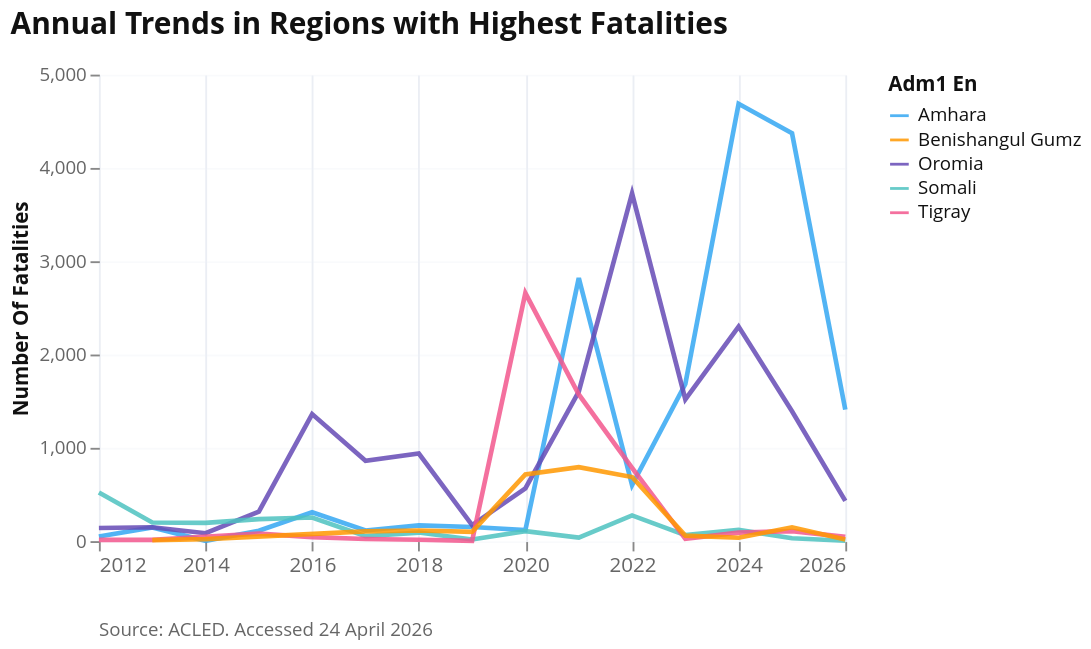

The notebook cell saved with this chart:
### Code cell
fig = visuals.plot_lines_by_category_altair(
    conflict_yearly_regional[conflict_yearly_regional['ADM1_EN'].isin(top5)],
    "Annual Trends in Regions with Highest Fatalities",
    f"ACLED. Accessed {extracted_date_formatted}",
    category_column="ADM1_EN",
    measure="nrFatalities",
    width=400,
    height=250,
)
fig

### Figure 1 — Vega-Lite specification as saved in the notebook (floating-point values rounded to 4 significant figures)
{"config": {"font": "Open Sans", "title": {"font": "Open Sans", "color": "#111111", "subtitleColor": "#666666"}, "axis": {"labelFont": "Open Sans", "titleFont": "Open Sans", "domainWidth": 0, "gridColor": "#EBEEF4", "labelColor": "#666666", "titleColor": "#111111"}, "legend": {"labelFont": "Open Sans", "titleFont": "Open Sans", "labelColor": "#111111", "titleColor": "#111111"}, "header": {"labelFont": "Open Sans", "titleFont": "Open Sans"}, "mark": {"font": "Open Sans"}, "text": {"font": "Open Sans"}, "view": {"strokeWidth": 0}}, "vconcat": [{"data": {"name": "data-b3cd3a20e990d96aade8e923ba9e9c56"}, "mark": {"type": "line", "opacity": 0.85, "strokeWidth": 2.5}, "encoding": {"color": {"field": "ADM1_EN", "legend": {"labelFontSize": 10, "orient": "right", "title": "Adm1 En", "titleFontSize": 11}, "scale": {"range": ["#34A7F2", "#FF9800", "#664AB6", "#4EC2C0", "#F3578E"]}, "type": "nominal"}, "x": {"axis": {"format": "%Y", "labelAngle": 0, "labelFontSize": 11, "labelFontWeight": "normal", "tickCount": {"interval": "year", "step": 2}, "title": null}, "field": "event_date", "type": "temporal"}, "y": {"axis": {"grid": true, "gridOpacity": 0.3, "labelFontSize": 10, "title": "Number Of Fatalities", "titleFontSize": 11}, "field": "nrFatalities", "scale": {"zero": true}, "type": "quantitative"}}, "height": 250, "title": {"text": ["Annual Trends in Regions with Highest Fatalities"], "align": "left", "anchor": "start", "dy": -10, "fontSize": 16, "fontWeight": "bold", "subtitleFontSize": 12, "subtitleFontWeight": "normal"}, "width": 400}, {"data": {"name": "empty"}, "mark": {"type": "text", "align": "left", "baseline": "top", "color": "#666666", "dx": -200.0, "dy": 10, "fontSize": 10, "fontWeight": "normal"}, "encoding": {"text": {"value": "Source: ACLED. Accessed 24 April 2026"}}, "height": 20, "width": 400}], "spacing": 5, "$schema": "https://vega.github.io/schema/vega-lite/v6.1.0.json", "datasets": {"data-b3cd3a20e990d96aade8e923ba9e9c56": [{"index": 2, "event_date": "2012-01-01T00:00:00", "ADM1_EN": "Amhara", "nrFatalities": 49, "nrEvents": 16}, {"index": 6, "event_date": "2012-01-01T00:00:00", "ADM1_EN": "Oromia", "nrFatalities": 141, "nrEvents": 35}, {"index": 7, "event_date": "2012-01-01T00:00:00", "ADM1_EN": "Somali", "nrFatalities": 522, "nrEvents": 58}, {"index": 10, "event_date": "2012-01-01T00:00:00", "ADM1_EN": "Tigray", "nrFatalities": 14, "nrEvents": 1}, {"index": 13, "event_date": "2013-01-01T00:00:00", "ADM1_EN": "Amhara", "nrFatalities": 147, "nrEvents": 19}, {"index": 14, "event_date": "2013-01-01T00:00:00", "ADM1_EN": "Benishangul Gumz", "nrFatalities": 10, "nrEvents": 1}, {"index": 19, "event_date": "2013-01-01T00:00:00", "ADM1_EN": "Oromia", "nrFatalities": 149, "nrEvents": 43}, {"index": 20, "event_date": "2013-01-01T00:00:00", "ADM1_EN": "Somali", "nrFatalities": 200, "nrEvents": 32}, {"index": 22, "event_date": "2013-01-01T00:00:00", "ADM1_EN": "Tigray", "nrFatalities": 13, "nrEvents": 9}, {"index": 24, "event_date": "2014-01-01T00:00:00", "ADM1_EN": "Amhara", "nrFatalities": 3, "nrEvents": 3}, {"index": 25, "event_date": "2014-01-01T00:00:00", "ADM1_EN": "Benishangul Gumz", "nrFatalities": 21, "nrEvents": 3}, {"index": 28, "event_date": "2014-01-01T00:00:00", "ADM1_EN": "Oromia", "nrFatalities": 85, "nrEvents": 86}, {"index": 30, "event_date": "2014-01-01T00:00:00", "ADM1_EN": "Somali", "nrFatalities": 195, "nrEvents": 21}, {"index": 33, "event_date": "2015-01-01T00:00:00", "ADM1_EN": "Amhara", "nrFatalities": 111, "nrEvents": 11}, {"index": 36, "event_date": "2015-01-01T00:00:00", "ADM1_EN": "Oromia", "nrFatalities": 317, "nrEvents": 315}, {"index": 37, "event_date": "2015-01-01T00:00:00", "ADM1_EN": "Somali", "nrFatalities": 236, "nrEvents": 31}, {"index": 40, "event_date": "2015-01-01T00:00:00", "ADM1_EN": "Tigray", "nrFatalities": 80, "nrEvents": 4}, {"index": 43, "event_date": "2016-01-01T00:00:00", "ADM1_EN": "Amhara", "nrFatalities": 310, "nrEvents": 89}, {"index": 48, "event_date": "2016-01-01T00:00:00", "ADM1_EN": "Oromia", "nrFatalities": 1362, "nrEvents": 961}, {"index": 50, "event_date": "2016-01-01T00:00:00", "ADM1_EN": "Somali", "nrFatalities": 253, "nrEvents": 33}, {"index": 53, "event_date": "2016-01-01T00:00:00", "ADM1_EN": "Tigray", "nrFatalities": 43, "nrEvents": 15}, {"index": 56, "event_date": "2017-01-01T00:00:00", "ADM1_EN": "Amhara", "nrFatalities": 114, "nrEvents": 73}, {"index": 57, "event_date": "2017-01-01T00:00:00", "ADM1_EN": "Benishangul Gumz", "nrFatalities": 104, "nrEvents": 14}, {"index": 62, "event_date": "2017-01-01T00:00:00", "ADM1_EN": "Oromia", "nrFatalities": 861, "nrEvents": 329}, {"index": 63, "event_date": "2017-01-01T00:00:00", "ADM1_EN": "Somali", "nrFatalities": 53, "nrEvents": 11}, {"index": 65, "event_date": "2017-01-01T00:00:00", "ADM1_EN": "Tigray", "nrFatalities": 23, "nrEvents": 8}, {"index": 68, "event_date": "2018-01-01T00:00:00", "ADM1_EN": "Amhara", "nrFatalities": 169, "nrEvents": 122}, {"index": 69, "event_date": "2018-01-01T00:00:00", "ADM1_EN": "Benishangul Gumz", "nrFatalities": 114, "nrEvents": 29}, {"index": 74, "event_date": "2018-01-01T00:00:00", "ADM1_EN": "Oromia", "nrFatalities": 939, "nrEvents": 431}, {"index": 76, "event_date": "2018-01-01T00:00:00", "ADM1_EN": "Somali", "nrFatalities": 92, "nrEvents": 88}, {"index": 79, "event_date": "2018-01-01T00:00:00", "ADM1_EN": "Tigray", "nrFatalities": 15, "nrEvents": 29}, {"index": 82, "event_date": "2019-01-01T00:00:00", "ADM1_EN": "Amhara", "nrFatalities": 152, "nrEvents": 64}, {"index": 83, "event_date": "2019-01-01T00:00:00", "ADM1_EN": "Benishangul Gumz", "nrFatalities": 99, "nrEvents": 9}, {"index": 88, "event_date": "2019-01-01T00:00:00", "ADM1_EN": "Oromia", "nrFatalities": 172, "nrEvents": 118}, {"index": 90, "event_date": "2019-01-01T00:00:00", "ADM1_EN": "Somali", "nrFatalities": 18, "nrEvents": 13}, {"index": 93, "event_date": "2019-01-01T00:00:00", "ADM1_EN": "Tigray", "nrFatalities": 2, "nrEvents": 9}, {"index": 96, "event_date": "2020-01-01T00:00:00", "ADM1_EN": "Amhara", "nrFatalities": 118, "nrEvents": 57}, {"index": 97, "event_date": "2020-01-01T00:00:00", "ADM1_EN": "Benishangul Gumz", "nrFatalities": 714, "nrEvents": 30}, {"index": 102, "event_date": "2020-01-01T00:00:00", "ADM1_EN": "Oromia", "nrFatalities": 565, "nrEvents": 173}, {"index": 104, "event_date": "2020-01-01T00:00:00", "ADM1_EN": "Somali", "nrFatalities": 107, "nrEvents": 25}, {"index": 107, "event_date": "2020-01-01T00:00:00", "ADM1_EN": "Tigray", "nrFatalities": 2659, "nrEvents": 356}, {"index": 110, "event_date": "2021-01-01T00:00:00", "ADM1_EN": "Amhara", "nrFatalities": 2820, "nrEvents": 625}, {"index": 111, "event_date": "2021-01-01T00:00:00", "ADM1_EN": "Benishangul Gumz", "nrFatalities": 793, "nrEvents": 86}, {"index": 116, "event_date": "2021-01-01T00:00:00", "ADM1_EN": "Oromia", "nrFatalities": 1603, "nrEvents": 389}, {"index": 118, "event_date": "2021-01-01T00:00:00", "ADM1_EN": "Somali", "nrFatalities": 37, "nrEvents": 26}, {"index": 121, "event_date": "2021-01-01T00:00:00", "ADM1_EN": "Tigray", "nrFatalities": 1572, "nrEvents": 528}, {"index": 124, "event_date": "2022-01-01T00:00:00", "ADM1_EN": "Amhara", "nrFatalities": 600, "nrEvents": 258}, {"index": 125, "event_date": "2022-01-01T00:00:00", "ADM1_EN": "Benishangul Gumz", "nrFatalities": 687, "nrEvents": 49}, {"index": 130, "event_date": "2022-01-01T00:00:00", "ADM1_EN": "Oromia", "nrFatalities": 3727, "nrEvents": 820}, {"index": 132, "event_date": "2022-01-01T00:00:00", "ADM1_EN": "Somali", "nrFatalities": 276, "nrEvents": 26}, {"index": 135, "event_date": "2022-01-01T00:00:00", "ADM1_EN": "Tigray", "nrFatalities": 785, "nrEvents": 189}, {"index": 138, "event_date": "2023-01-01T00:00:00", "ADM1_EN": "Amhara", "nrFatalities": 1684, "nrEvents": 697}, {"index": 139, "event_date": "2023-01-01T00:00:00", "ADM1_EN": "Benishangul Gumz", "nrFatalities": 59, "nrEvents": 24}, {"index": 143, "event_date": "2023-01-01T00:00:00", "ADM1_EN": "Oromia", "nrFatalities": 1520, "nrEvents": 707}, {"index": 145, "event_date": "2023-01-01T00:00:00", "ADM1_EN": "Somali", "nrFatalities": 64, "nrEvents": 15}, {"index": 148, "event_date": "2023-01-01T00:00:00", "ADM1_EN": "Tigray", "nrFatalities": 24, "nrEvents": 73}, {"index": 151, "event_date": "2024-01-01T00:00:00", "ADM1_EN": "Amhara", "nrFatalities": 4688, "nrEvents": 1640}, {"index": 152, "event_date": "2024-01-01T00:00:00", "ADM1_EN": "Benishangul Gumz", "nrFatalities": 36, "nrEvents": 30}, {"index": 157, "event_date": "2024-01-01T00:00:00", "ADM1_EN": "Oromia", "nrFatalities": 2300, "nrEvents": 1031}, {"index": 159, "event_date": "2024-01-01T00:00:00", "ADM1_EN": "Somali", "nrFatalities": 120, "nrEvents": 21}, {"index": 162, "event_date": "2024-01-01T00:00:00", "ADM1_EN": "Tigray", "nrFatalities": 91, "nrEvents": 143}, {"index": 165, "event_date": "2025-01-01T00:00:00", "ADM1_EN": "Amhara", "nrFatalities": 4372, "nrEvents": 1554}, {"index": 166, "event_date": "2025-01-01T00:00:00", "ADM1_EN": "Benishangul Gumz", "nrFatalities": 148, "nrEvents": 50}, {"index": 171, "event_date": "2025-01-01T00:00:00", "ADM1_EN": "Oromia", "nrFatalities": 1392, "nrEvents": 799}, {"index": 173, "event_date": "2025-01-01T00:00:00", "ADM1_EN": "Somali", "nrFatalities": 31, "nrEvents": 29}, {"index": 176, "event_date": "2025-01-01T00:00:00", "ADM1_EN": "Tigray", "nrFatalities": 108, "nrEvents": 247}, {"index": 179, "event_date": "2026-01-01T00:00:00", "ADM1_EN": "Amhara", "nrFatalities": 1409, "nrEvents": 451}, {"index": 180, "event_date": "2026-01-01T00:00:00", "ADM1_EN": "Benishangul Gumz", "nrFatalities": 18, "nrEvents": 22}, {"index": 184, "event_date": "2026-01-01T00:00:00", "ADM1_EN": "Oromia", "nrFatalities": 432, "nrEvents": 210}, {"index": 185, "event_date": "2026-01-01T00:00:00", "ADM1_EN": "Somali", "nrFatalities": 4, "nrEvents": 4}, {"index": 188, "event_date": "2026-01-01T00:00:00", "ADM1_EN": "Tigray", "nrFatalities": 45, "nrEvents": 125}], "empty": [{}]}}
